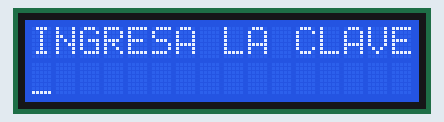
Bench run of a sketch on a simulated Arduino Uno, built with avr-gcc and run on an emulated ATmega328P. Shown: 16×2 character LCD.

Above: at 0.1 s.

The sketch:

PGM-6.ino
```cpp
#include <LiquidCrystal.h>

int rs = 7;
int e = 6;
int d4 = 5;
int d5 = 4;
int d6 = 3;
int d7 = 2;

LiquidCrystal lcd(rs, e, d4, d5, d6, d7);

void setup() {
  lcd.begin(16,2);
}
//Primera parte solicitando clave y colocando un punto indicador parpadeante.
void loop(){
  lcd.setCursor(0,0);
  lcd.print("INGRESA LA CLAVE");
  lcd.setCursor(0,1);
  lcd.cursor();
  delay(500);
  lcd.noCursor();
  delay(500);
}

//Alerta de alarma activada
/*void loop(){
  lcd.setCursor(0,0);
  lcd.print("ALARMA ACTIVA!");
  lcd.display();
  delay(500);
  lcd.noDisplay();
  delay(500);
}*/


//Nombre
/*
  lcd.setCursor(0,0);
  lcd.print("ARIEL HR");
  lcd.display();
  delay(500);
  lcd.noDisplay();
  delay(500);

*/
```
